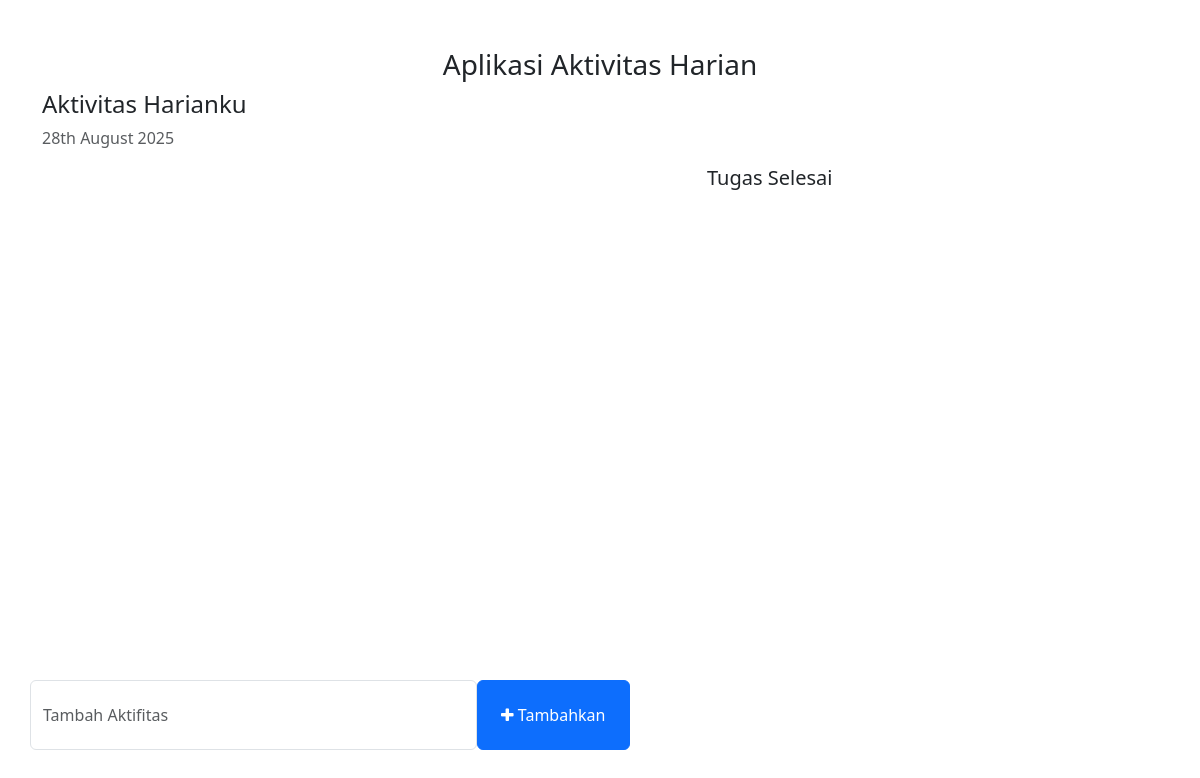
The app's page /, older data.
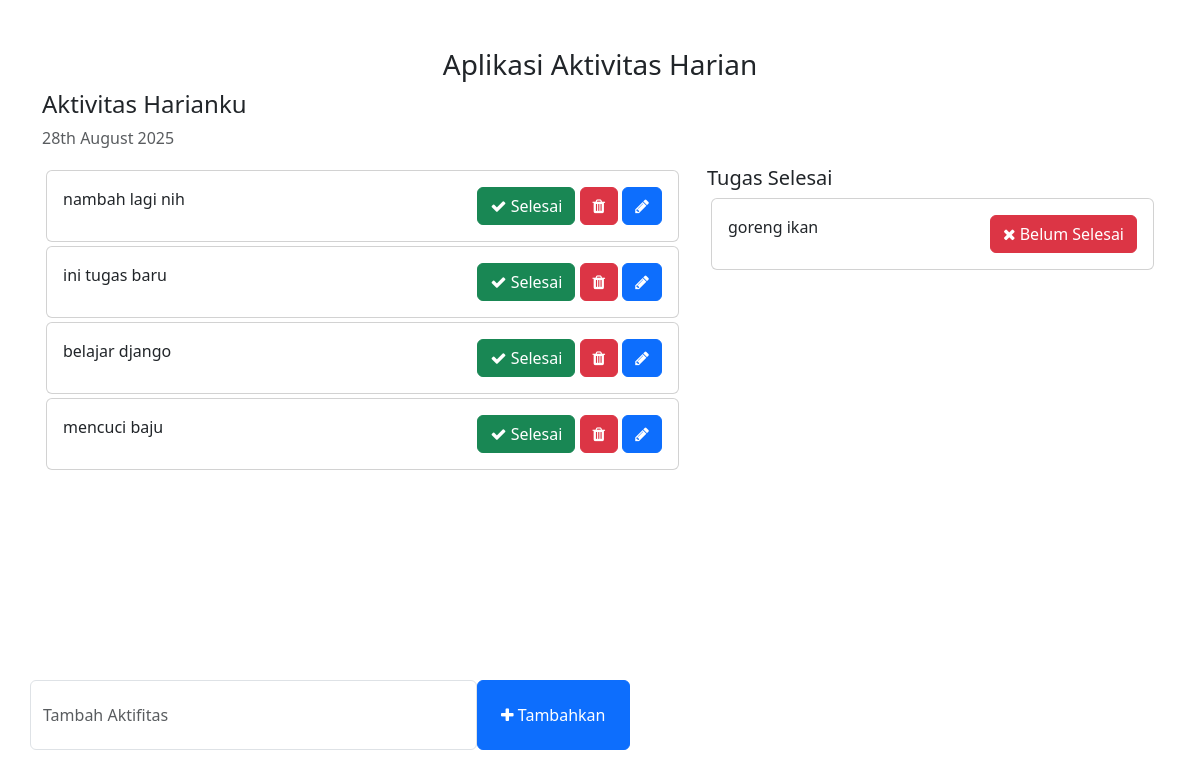
The same page, newer data.
### todo/models.py (models this page shows, shortened)
class Task(models.Model):
    task = models.CharField(max_length=250)
    is_completed = models.BooleanField(default=False)
    created_at = models.DateTimeField(auto_now_add=True)
    updated_at = models.DateTimeField(auto_now=True)

### todo_main/views.py (the view)
# urls.py: 2. Add a URL to urlpatterns:  path('', views.home, name='home')
def home(request):
    tasks = Task.objects.filter(is_completed=False).order_by('-updated_at')
    completed_task = Task.objects.filter(is_completed=True)
    print('completed_task')
    context = {
        'tasks' : tasks,
        'completed_task': completed_task,
    }
    return render(request, 'home.html', context)

### templates/home.html (shortened to what this page needs)
<!DOCTYPE html>
<html lang="en">
<head>
    <link href="https://cdn.jsdelivr.net/npm/bootstrap@5.3.0-alpha1/dist/css/bootstrap.min.css" rel="stylesheet">
    <link rel="stylesheet" href="https://cdnjs.cloudflare.com/ajax/libs/font-awesome/4.7.0/css/font-awesome.min.css">
</head>
<body>
    <div class="container">
        <h3 class="pt-5 text-center">Aplikasi Aktivitas Harian</h3>
        <div class="row">
            <h4>Aktivitas Harianku</h4>
            <p class="text-muted">{% now "jS F Y" %}</p>
            <div class="col-md-7 col-lg-7" style="height: 450px; overflow: scroll;">
                 {% for task in tasks %}
                <div class="card m-1">
                    <div class="card-body">
                        {{task.task}}
                        <span style="position: relative; float: right;">
                            <a href="{% url 'mark_as_done' task.pk %}" class="btn btn-success"><i class="fa fa-check"></i> Selesai</a>
                            <a href="{% url 'delete_task' task.id %}" class="btn btn-danger"><i class="fa fa-trash"></i></a>
                            <a href="{% url 'edit_task' task.id %}" class="btn btn-primary"><i class="fa fa-pencil"></i></a>
                        </span>
                    </div>
                </div>
               {% endfor %}
            </div>
            <div class="col-md-5 col-lg-5">
                <h5>Tugas Selesai</h5>
                {% for task in completed_task %}
                <div class="card m-1">
                    <div class="card-body">
                       {{task.task}}
                          <span style="position: relative; float: right;">
                            <a href="{% url 'undone' task.pk %}" class="btn btn-danger"><i class="fa fa-times"></i> Belum Selesai</a>
                        </span>
                    </div>
                </div>
                {% endfor %}
            </div>
        </div>
        <div class="row">
            <div class="col-md-6 col-lg-6 p-0" style="position: absolute; bottom: 50px;">
                <form action="{% url 'addTask' %}" method="POST">
                    <div class="form-group">
                        <span style="display: flex;">
                            <input type="text" name="task" class="form-control" placeholder="Tambah Aktifitas">
                            <button type="submit" class="btn btn-primary" style="width: 200px;"><i class="fa fa-plus"></i> Tambahkan</button>
                        </span>
                    </div>
                </form>
            </div>
        </div>
    </div>
</body>
</html>

Row changes from the older to the newer data that the page shows:
added Task: task "nambah lagi nih", shown under "Aktivitas Harianku"
added Task: task "ini tugas baru", shown under "Aktivitas Harianku"
added Task: task "belajar django", shown under "Aktivitas Harianku"
added Task: task "mencuci baju", shown under "Aktivitas Harianku"
added Task: task "goreng ikan", shown under "Tugas Selesai"
